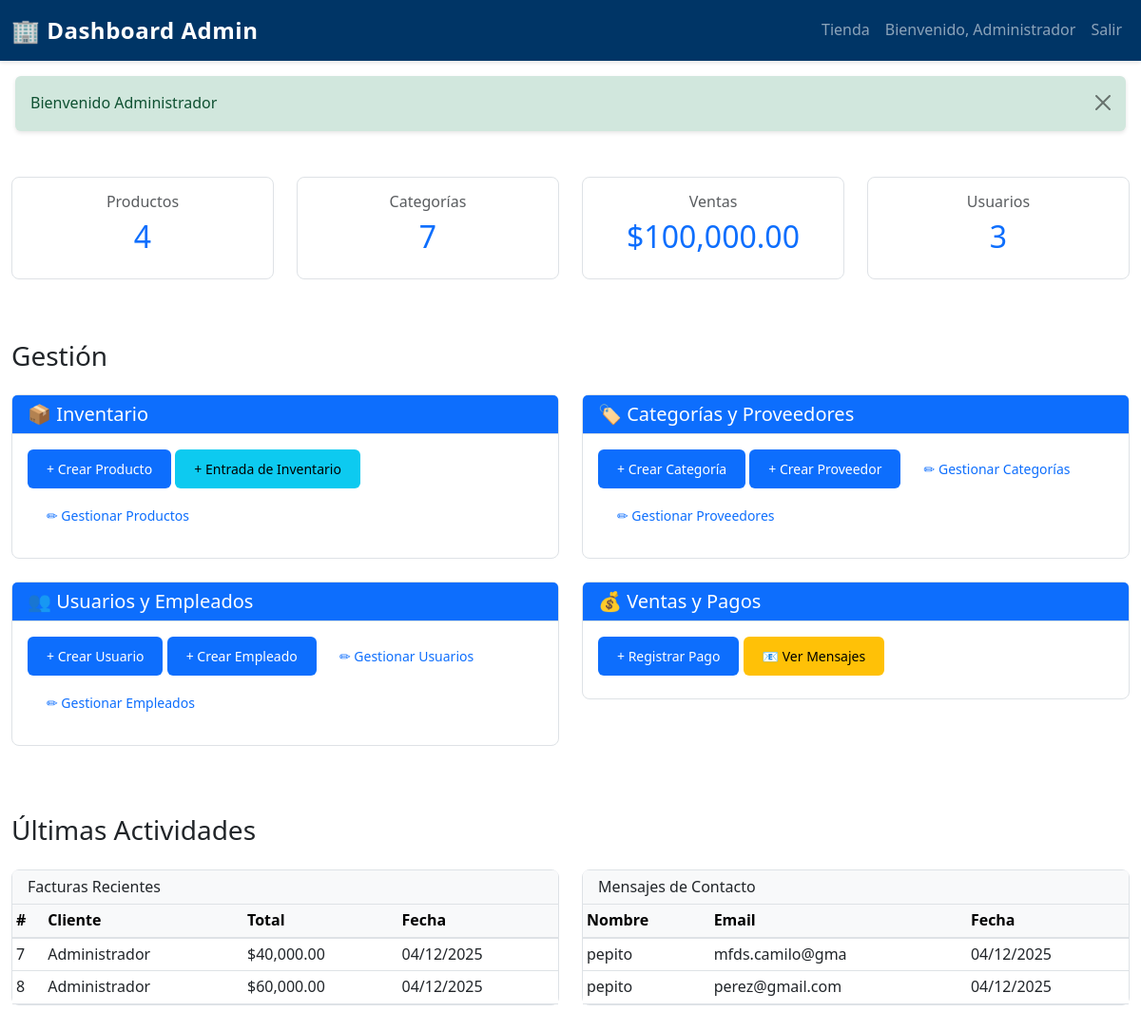
The page /FRONTEND/index.php?route=admin/dashboard (signed in) on the database as committed earlier.
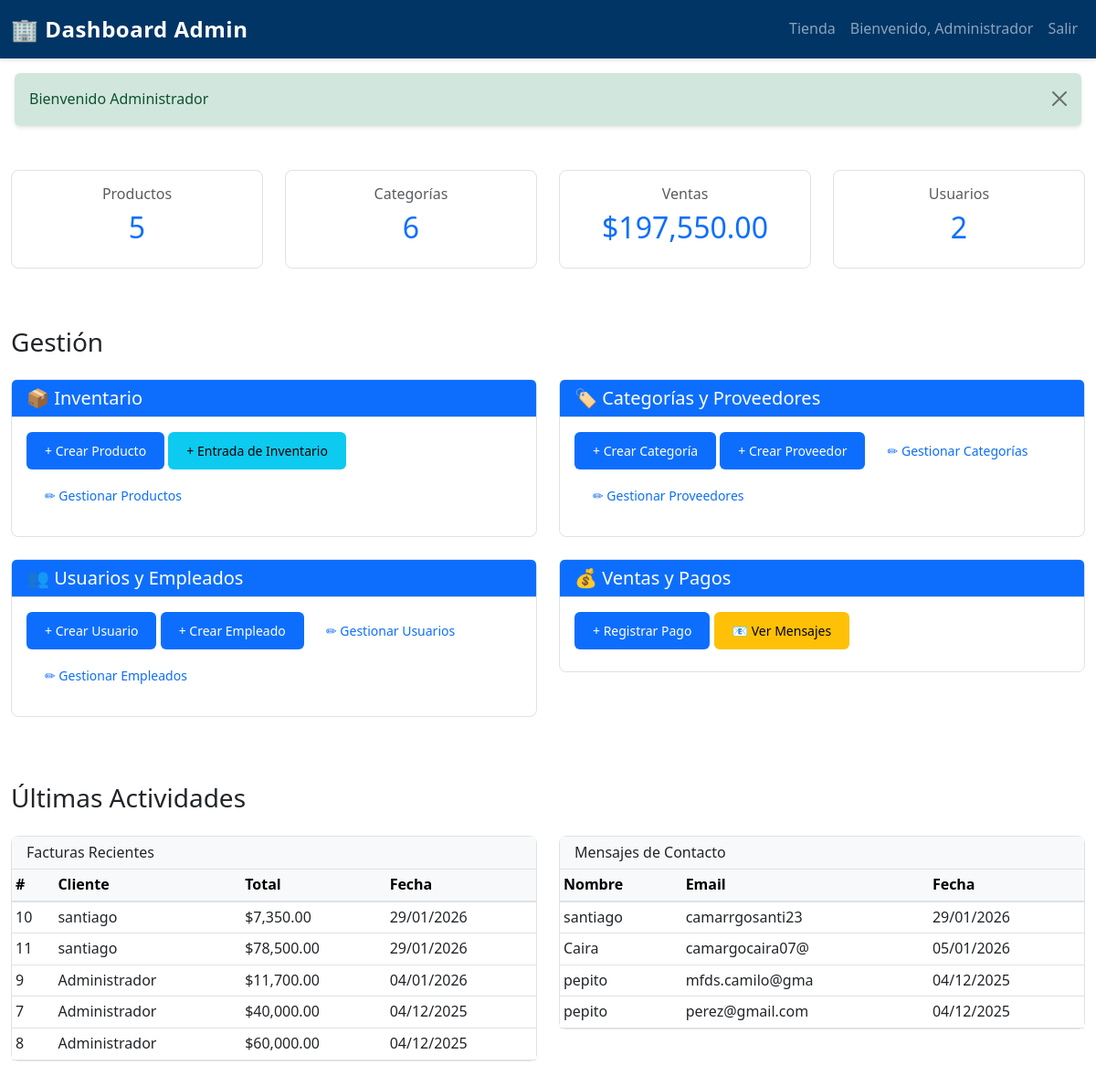
The same page on the database as committed later.
### tables this page shows
CREATE TABLE `factura` (
  `idFACTURA` int(11) NOT NULL,
  `fechaFACTURA` date DEFAULT NULL,
  `idUSUARIO` int(11) DEFAULT NULL,
  `totalFACTURA` int(11) DEFAULT NULL
);

CREATE TABLE `usuario` (
  `idUSUARIO` int(11) NOT NULL,
  `numdocUSUARIO` int(11) DEFAULT NULL,
  `tipodocumenUSUARIO` varchar(20) DEFAULT NULL,
  `nomUSUARIO` varchar(30) DEFAULT NULL,
  `direcUSUARIO` varchar(120) DEFAULT NULL,
  `telUSUARIO` int(11) DEFAULT NULL,
  `emailUSUARIO` varchar(40) DEFAULT NULL,
  `pass` varchar(255) DEFAULT NULL,
  `rolUSUARIO` varchar(20) DEFAULT NULL,
  `cargoUSUARIO` varchar(20) DEFAULT NULL
);

CREATE TABLE `mensajes_contacto` (
  `id_mensaje` int(11) NOT NULL,
  `nombre` varchar(100) NOT NULL,
  `correo` varchar(100) NOT NULL,
  `telefono` varchar(20) DEFAULT NULL,
  `mensaje` text NOT NULL,
  `fecha_envio` timestamp NOT NULL DEFAULT current_timestamp()
);

### FRONTEND/models/ProductoModel.php (called while the page is built, shortened)
<?php
class ProductoModel {
    private $db;
    public function __construct($database) {
        $this->db = $database;
    }
    public function obtenerTodos() {
        $query = "SELECT p.*, c.nomCATEGORIA, pr.nomPROVEEDOR
                  FROM producto p
                  LEFT JOIN categoria c ON p.idCATEGORIA = c.idCATEGORIA
                  LEFT JOIN proveedor pr ON p.idPROVEEDOR = pr.idPROVEEDOR
                  ORDER BY p.idPRODUCTO DESC";
        $stmt = $this->db->prepare($query);
        $stmt->execute();
        return $stmt->fetchAll(PDO::FETCH_ASSOC);
    }
}

### FRONTEND/models/CategoriaModel.php (called while the page is built, shortened)
<?php
class CategoriaModel {
    private $db;
    public function __construct($database) {
        $this->db = $database;
    }
    public function contar() {
        $query = "SELECT COUNT(*) as total FROM categoria";
        $stmt = $this->db->prepare($query);
        $stmt->execute();
        $result = $stmt->fetch(PDO::FETCH_ASSOC);
        return $result['total'];
    }
}

### FRONTEND/models/FacturaModel.php (called while the page is built, shortened)
<?php
class FacturaModel {
    private $db;
    public function __construct($database) {
        $this->db = $database;
    }
    public function obtenerTodas() {
        $query = "SELECT f.*, u.nomUSUARIO, u.emailUSUARIO
                  FROM factura f
                  JOIN usuario u ON f.idUSUARIO = u.idUSUARIO
                  ORDER BY f.fechaFACTURA DESC";
        $stmt = $this->db->prepare($query);
        $stmt->execute();
        return $stmt->fetchAll(PDO::FETCH_ASSOC);
    }
    public function obtenerTotal() {
        $query = "SELECT SUM(totalFACTURA) as total FROM factura";
        $stmt = $this->db->prepare($query);
        $stmt->execute();
        $result = $stmt->fetch(PDO::FETCH_ASSOC);
        return $result['total'] ?? 0;
    }
}

### FRONTEND/models/UsuarioModel.php (called while the page is built, shortened)
<?php
class UsuarioModel {
    private $db;
    public function __construct($database) {
        $this->db = $database;
    }
    public function contar() {
        return $this->db->query("SELECT COUNT(*) FROM usuario")->fetchColumn();
    }
}

### FRONTEND/models/MensajeModel.php (called while the page is built, shortened)
<?php
class MensajeModel {
    private $db;
    public function __construct($database) {
        $this->db = $database;
    }
public function obtenerRecientes($limit = 5) {
    $limit = (int)$limit;
    $query = "SELECT * FROM mensajes_contacto
              ORDER BY fecha_envio DESC
              LIMIT $limit";
    $stmt = $this->db->prepare($query);
    $stmt->execute();
    return $stmt->fetchAll(PDO::FETCH_ASSOC);
    }
}

### FRONTEND/views/admin/dashboard.php (the view, shortened to what the changed rows need)
<?php
require_once 'models/ProductoModel.php';
require_once 'models/CategoriaModel.php';
require_once 'models/UsuarioModel.php';
require_once 'models/FacturaModel.php';
require_once 'models/MensajeModel.php';
$db = new Database();
$conn = $db->connect();
$productoModel = new ProductoModel($conn);
$categoriaModel = new CategoriaModel($conn);
$usuarioModel = new UsuarioModel($conn);
$facturaModel = new FacturaModel($conn);
$mensajeModel = new MensajeModel($conn);
?>
<!DOCTYPE html>
<html lang="es">
<head>
    <link href="https://cdn.jsdelivr.net/npm/bootstrap@5.3.0/dist/css/bootstrap.min.css" rel="stylesheet">
    <link rel="stylesheet" href="assets/css/styles.css">
</head>
<body>
    <nav class="navbar navbar-expand-lg navbar-dark bg-dark-blue">
        <div class="container-fluid">
            <a class="navbar-brand fw-bold" href="index.php?route=admin/dashboard">🏢 Dashboard Admin</a>
            <div class="collapse navbar-collapse" id="navbarNav">
                <ul class="navbar-nav ms-auto">
                    <li class="nav-item">
                        <a class="nav-link" href="index.php?route=index">Tienda</a>
                    </li>
                    <li class="nav-item">
                        <span class="nav-link">Bienvenido, <?= $_SESSION['usuario_nombre'] ?></span>
                    </li>
                    <li class="nav-item">
                        <a class="nav-link" href="index.php?route=logout">Salir</a>
                    </li>
                </ul>
            </div>
        </div>
    </nav>
    <?php if (isset($_SESSION['success'])): ?>
        <div class="alert alert-success alert-dismissible fade show m-3" role="alert">
            <?= $_SESSION['success'] ?>
            <button type="button" class="btn-close" data-bs-dismiss="alert"></button>
        </div>
    <?php endif; ?>
    <div class="container-fluid my-5">
        <div class="row mb-5">
            <div class="col-md-3 mb-3">
                <div class="card text-center">
                    <div class="card-body">
                        <h6 class="card-title text-muted">Productos</h6>
                        <h2 class="text-primary"><?= $productoModel->obtenerTodos() ? count($productoModel->obtenerTodos()) : 0 ?></h2>
                    </div>
                </div>
            </div>
            <div class="col-md-3 mb-3">
                <div class="card text-center">
                    <div class="card-body">
                        <h6 class="card-title text-muted">Categorías</h6>
                        <h2 class="text-primary"><?= $categoriaModel->contar() ?></h2>
                    </div>
                </div>
            </div>
            <div class="col-md-3 mb-3">
                <div class="card text-center">
                    <div class="card-body">
                        <h6 class="card-title text-muted">Ventas</h6>
                        <h2 class="text-primary">$<?= number_format($facturaModel->obtenerTotal(), 2) ?></h2>
                    </div>
                </div>
            </div>
            <div class="col-md-3 mb-3">
                <div class="card text-center">
                    <div class="card-body">
                        <h6 class="card-title text-muted">Usuarios</h6>
                        <h2 class="text-primary"><?= $usuarioModel->contar() ?></h2>
                    </div>
                </div>
            </div>
        </div>
        <h3 class="mb-4">Gestión</h3>
        <div class="row">
            <div class="col-md-6 mb-4">
                <div class="card">
                    <div class="card-header bg-primary-blue text-white">
                        <h5 class="mb-0">📦 Inventario</h5>
                    </div>
                    <div class="card-body">
                        <a href="index.php?route=admin/producto/crear" class="btn btn-primary btn-sm mb-2">+ Crear Producto</a>
                        <a href="index.php?route=admin/entrada/crear" class="btn btn-info btn-sm mb-2">+ Entrada de Inventario</a>
                        <a href="index.php?route=admin/producto/listar" class="btn btn-outline-primary btn-sm mb-2">✏ Gestionar Productos</a>
                    </div>
                </div>
            </div>
            <div class="col-md-6 mb-4">
                <div class="card">
                    <div class="card-header bg-primary-blue text-white">
                        <h5 class="mb-0">🏷️ Categorías y Proveedores</h5>
                    </div>
                    <div class="card-body">
                        <a href="index.php?route=admin/categoria/crear" class="btn btn-primary btn-sm mb-2">+ Crear Categoría</a>
                        <a href="index.php?route=admin/proveedor/crear" class="btn btn-primary btn-sm mb-2">+ Crear Proveedor</a>
                        <a href="index.php?route=admin/categoria/listar" class="btn btn-outline-primary btn-sm mb-2"> ✏ Gestionar Categorías </a>
                        <a href="index.php?route=admin/proveedor/listar" class="btn btn-outline-primary btn-sm mb-2">✏ Gestionar Proveedores</a>
                    </div>
                </div>
            </div>
            <div class="col-md-6 mb-4">
                <div class="card">
                    <div class="card-header bg-primary-blue text-white">
                        <h5 class="mb-0">👥 Usuarios y Empleados</h5>
                    </div>
                    <div class="card-body">
                        <a href="index.php?route=admin/usuario/crear" class="btn btn-primary btn-sm mb-2">+ Crear Usuario</a>
                        <a href="index.php?route=admin/empleado/crear" class="btn btn-primary btn-sm mb-2">+ Crear Empleado</a>
                        <a href="index.php?route=admin/usuario/listar" class="btn btn-outline-primary btn-sm mb-2">✏ Gestionar Usuarios</a>
                        <a href="index.php?route=admin/empleado/listar" class="btn btn-outline-primary btn-sm mb-2">✏ Gestionar Empleados</a>
                    </div>
                </div>
            </div>
            <div class="col-md-6 mb-4">
                <div class="card">
                    <div class="card-header bg-primary-blue text-white">
                        <h5 class="mb-0">💰 Ventas y Pagos</h5>
                    </div>
                    <div class="card-body">
                        <a href="index.php?route=admin/pago/crear" class="btn btn-primary btn-sm mb-2">+ Registrar Pago</a>
                        <a href="index.php?route=admin/mensajes" class="btn btn-warning btn-sm mb-2">📧 Ver Mensajes</a>
                    </div>
                </div>
            </div>
        </div>
        <h3 class="mb-4 mt-5">Últimas Actividades</h3>
        <div class="row">
            <div class="col-md-6 mb-4">
                <div class="card">
                    <div class="card-header bg-light">
                        <h6 class="mb-0">Facturas Recientes</h6>
                    </div>
                    <div class="table-responsive">
                        <table class="table table-sm table-hover mb-0">
                            <thead class="table-light">
                                <tr>
                                    <th>#</th>
                                    <th>Cliente</th>
                                    <th>Total</th>
                                    <th>Fecha</th>
                                </tr>
                            </thead>
                            <tbody>
                                <?php
                                $facturas = $facturaModel->obtenerTodas();
                                foreach (array_slice($facturas, 0, 5) as $factura):
                                ?>
                                    <tr>
                                        <td><?= $factura['idFACTURA'] ?></td>
                                        <td><?= htmlspecialchars(substr($factura['nomUSUARIO'], 0, 20)) ?></td>
                                        <td>$<?= number_format($factura['totalFACTURA'], 2) ?></td>
                                        <td><?= date('d/m/Y', strtotime($factura['fechaFACTURA'])) ?></td>
                                    </tr>
                                <?php endforeach; ?>
                            </tbody>
                        </table>
                    </div>
                </div>
            </div>
            <div class="col-md-6 mb-4">
                <div class="card">
                    <div class="card-header bg-light">
                        <h6 class="mb-0">Mensajes de Contacto</h6>
                    </div>
                    <div class="table-responsive">
                        <table class="table table-sm table-hover mb-0">
                            <thead class="table-light">
                                <tr>
                                    <th>Nombre</th>
                                    <th>Email</th>
                                    <th>Fecha</th>
                                </tr>
                            </thead>
                            <tbody>
                                <?php
                                $mensajes = $mensajeModel->obtenerRecientes(5);
                                foreach ($mensajes as $msg):
                                ?>
                                    <tr>
                                        <td><?= htmlspecialchars(substr($msg['nombre'], 0, 15)) ?></td>
                                        <td><?= htmlspecialchars(substr($msg['correo'], 0, 15)) ?></td>
                                        <td><?= date('d/m/Y', strtotime($msg['fecha_envio'])) ?></td>
                                    </tr>
                                <?php endforeach; ?>
                            </tbody>
                        </table>
                    </div>
                </div>
            </div>
        </div>
    </div>
</body>
</html>

Rows that differ between the two databases and show on the page:
added factura: idFACTURA "10", idUSUARIO.nomUSUARIO "santiago", totalFACTURA "7,350.00", fechaFACTURA "29/01/2026"
added factura: idFACTURA "11", idUSUARIO.nomUSUARIO "santiago", totalFACTURA "78,500.00", fechaFACTURA "29/01/2026"
added factura: idFACTURA "9", idUSUARIO.nomUSUARIO "Administrador", totalFACTURA "11,700.00", fechaFACTURA "04/01/2026"
added mensajes_contacto: nombre "santiago", correo "camarrgosanti23", fecha_envio "29/01/2026"
added mensajes_contacto: nombre "Caira", correo "camargocaira07@", fecha_envio "05/01/2026"
Other text that changed with them:
count($productoModel->obtenerTodos()): "4" → "5"
$categoriaModel->contar(): "7" → "6"
$facturaModel->obtenerTotal(): "100,000.00" → "197,550.00"
$usuarioModel->contar(): "3" → "2"
